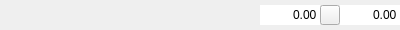
<?xml version="1.0" encoding="UTF-8"?>
<ui version="4.0">
 <class>InputItem</class>
 <widget class="QWidget" name="InputItem">
  <property name="geometry">
   <rect>
    <x>0</x>
    <y>0</y>
    <width>400</width>
    <height>30</height>
   </rect>
  </property>
  <property name="sizePolicy">
   <sizepolicy hsizetype="Preferred" vsizetype="Preferred">
    <horstretch>0</horstretch>
    <verstretch>0</verstretch>
   </sizepolicy>
  </property>
  <property name="windowTitle">
   <string>InputItem</string>
  </property>
  <layout class="QHBoxLayout" name="horizontalLayout">
   <property name="spacing">
    <number>0</number>
   </property>
   <property name="leftMargin">
    <number>0</number>
   </property>
   <property name="topMargin">
    <number>0</number>
   </property>
   <property name="rightMargin">
    <number>0</number>
   </property>
   <property name="bottomMargin">
    <number>0</number>
   </property>
   <item>
    <widget class="QLabel" name="image">
     <property name="minimumSize">
      <size>
       <width>60</width>
       <height>30</height>
      </size>
     </property>
     <property name="maximumSize">
      <size>
       <width>60</width>
       <height>30</height>
      </size>
     </property>
     <property name="scaledContents">
      <bool>true</bool>
     </property>
    </widget>
   </item>
   <item>
    <widget class="QLabel" name="label">
     <property name="minimumSize">
      <size>
       <width>0</width>
       <height>30</height>
      </size>
     </property>
     <property name="maximumSize">
      <size>
       <width>16777215</width>
       <height>30</height>
      </size>
     </property>
    </widget>
   </item>
   <item>
    <widget class="QWidget" name="text_buffer" native="true">
     <property name="minimumSize">
      <size>
       <width>5</width>
       <height>30</height>
      </size>
     </property>
     <property name="maximumSize">
      <size>
       <width>5</width>
       <height>30</height>
      </size>
     </property>
    </widget>
   </item>
   <item>
    <widget class="QDoubleSpinBox" name="sell_price">
     <property name="minimumSize">
      <size>
       <width>60</width>
       <height>20</height>
      </size>
     </property>
     <property name="maximumSize">
      <size>
       <width>60</width>
       <height>20</height>
      </size>
     </property>
     <property name="frame">
      <bool>false</bool>
     </property>
     <property name="alignment">
      <set>Qt::AlignRight|Qt::AlignTrailing|Qt::AlignVCenter</set>
     </property>
     <property name="buttonSymbols">
      <enum>QAbstractSpinBox::NoButtons</enum>
     </property>
     <property name="maximum">
      <double>500000.000000000000000</double>
     </property>
     <property name="stepType">
      <enum>QAbstractSpinBox::AdaptiveDecimalStepType</enum>
     </property>
    </widget>
   </item>
   <item>
    <widget class="QPushButton" name="lock">
     <property name="minimumSize">
      <size>
       <width>20</width>
       <height>20</height>
      </size>
     </property>
     <property name="maximumSize">
      <size>
       <width>20</width>
       <height>20</height>
      </size>
     </property>
     <property name="icon">
      <iconset resource="../../../market_manager.qrc">
       <normaloff>:/MarketManager/images/ui/input_page/unlock.png</normaloff>
       <normalon>:/MarketManager/images/ui/input_page/lock.png</normalon>:/MarketManager/images/ui/input_page/unlock.png</iconset>
     </property>
     <property name="checkable">
      <bool>true</bool>
     </property>
    </widget>
   </item>
   <item>
    <widget class="QDoubleSpinBox" name="buy_price">
     <property name="minimumSize">
      <size>
       <width>60</width>
       <height>20</height>
      </size>
     </property>
     <property name="maximumSize">
      <size>
       <width>60</width>
       <height>20</height>
      </size>
     </property>
     <property name="frame">
      <bool>false</bool>
     </property>
     <property name="alignment">
      <set>Qt::AlignRight|Qt::AlignTrailing|Qt::AlignVCenter</set>
     </property>
     <property name="buttonSymbols">
      <enum>QAbstractSpinBox::NoButtons</enum>
     </property>
     <property name="maximum">
      <double>500000.000000000000000</double>
     </property>
     <property name="stepType">
      <enum>QAbstractSpinBox::AdaptiveDecimalStepType</enum>
     </property>
    </widget>
   </item>
  </layout>
 </widget>
 <layoutdefault spacing="6" margin="11"/>
 <resources>
  <include location="../../../market_manager.qrc"/>
 </resources>
 <connections/>
</ui>
